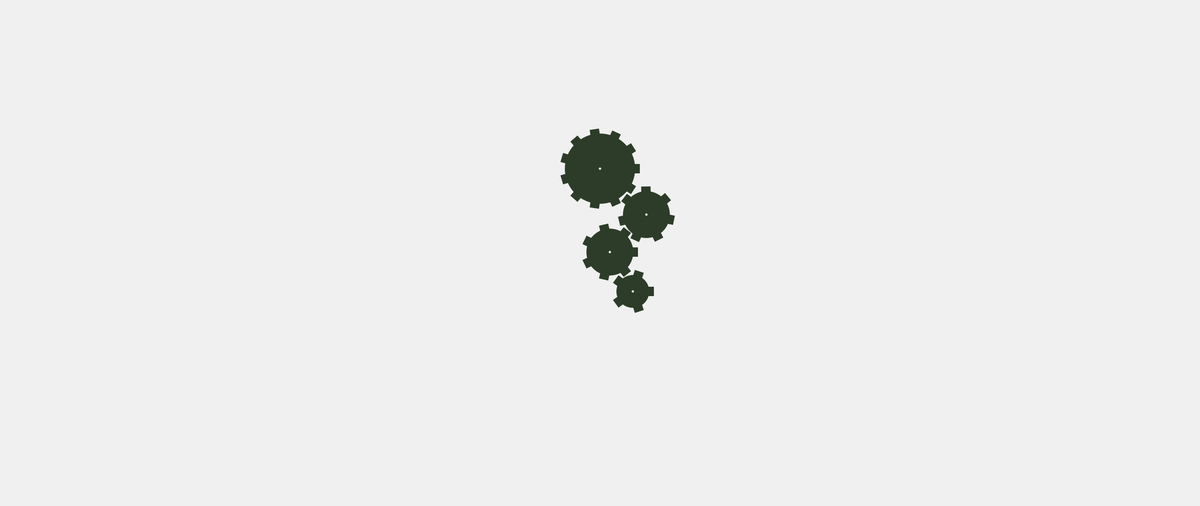
Frame 1 (no input)
Frame 2 (the mouse pressed at the canvas centre, redrawn once): identical to frame 1, image omitted

The Processing sketch that drew this single still picture (run headless with seeded random() and noise(); the mouse was pressed at the canvas centre and the sketch redrawn once):

// Processing sketch: modern_times
// ── modern_times.pde
// Manuale di Programmazione Cinematografica
// Daniele Olmisani, 2015

// Modern Times

final color PAPER = color(240);
final color INK = color(45, 60, 40);

void setup() {
  size(2560, 1080);
  noLoop();
}

void draw() {
  
  translate(width/2.0, height/3.0);
  
  background(PAPER);
  
  drawGear(0, 0, 75, 20, 0);
  drawGear(99, 98, 50, 20, 2);
  drawGear(21, 178, 50, 20, 0);
  drawGear(70, 262, 35, 20, 0);
  
  save("modern-times.png");
}

void drawGear(float x, float y, float r, float s, float a) {

  pushMatrix();
    fill(INK);
    noStroke();

    translate(x, y);
    rotate(a);
  
    rectMode(CENTER);
    ellipseMode(CENTER);
  
    int n = (int)((r*PI) / s);
  
    for (int i=0; i<n; i++) {
      rect(r, 0, s, s);
      rotate(TWO_PI / n);
    }
    ellipse(0, 0, 2*r, 2*r);
  
    fill(PAPER);
    ellipse(0, 0, 5, 5); 
  popMatrix();
}
